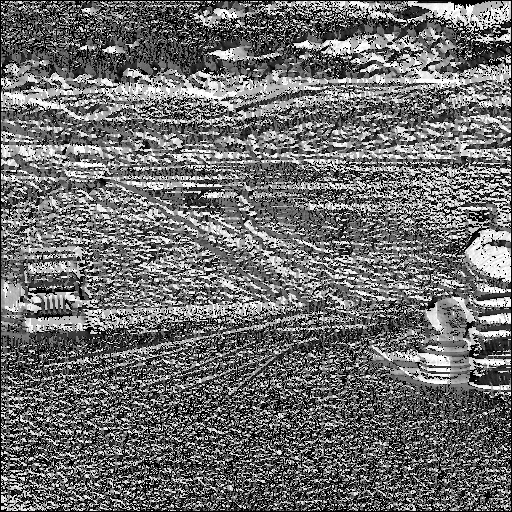
#> input picture hog.jpg, 512 x 512 px
$ python histogram_of_oriented_gradient.py hog.jpg motion.tiff   (older library calls are emulated)
#> lines starting #> are read from the running program, lines starting #| are printed output that depends on the picture; after the words box and inside, x2 and y2 are one past the last pixel; in counts of white or black regions, pixels touching at a corner belong together
#> further down, img is the input picture: shape (512, 512); min 0, max 255, mean 109.6
import cv2
import sys
import math
import numpy as np

def compute_hog(img,output_file_name):
    #break each quadrant into eight bins, total of 32
#> called with output_file_name = 'motion.tiff'
    quadrant_resolution=(math.pi/2)/8

    #compute gradient image
    gradient_img_x=cv2.Sobel(img,cv2.CV_64F,1,0)
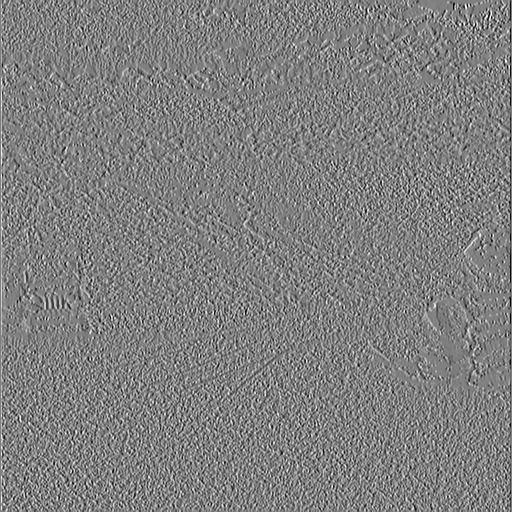
#> gradient_img_x: shape (512, 512) float64; min -1017, max 1008, mean 0.1; drawn with min black and max white
    gradient_img_y=cv2.Sobel(img,cv2.CV_64F,0,1)

    #boundary conditions
    gradient_img_y[gradient_img_x==0]=0
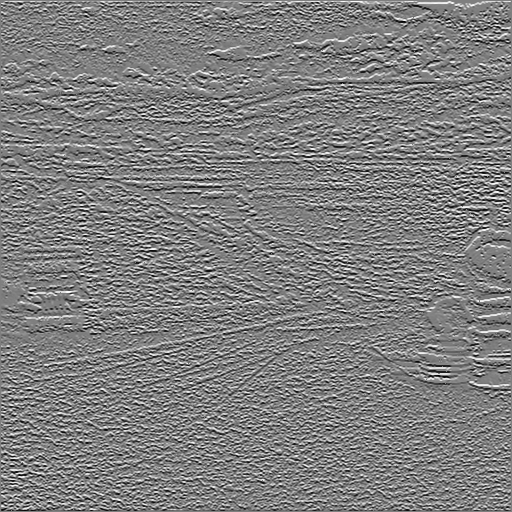
#> gradient_img_y: shape (512, 512) float64; min -1016, max 1018, mean -0.3; drawn with min black and max white
    gradient_img_x[gradient_img_x==0]=1
#> gradient_img_x: shape (512, 512) float64; 0.71% of pixels changed, all inside (x1, y1, x2, y2) = (0, 0, 512, 512)

    w,h=np.shape(gradient_img_x)
#> w = 512; h = 512
    oriented_img=np.zeros((w,h))

    #compute gradient orientation for each pixel
    oriented_img=np.arctan(gradient_img_y/gradient_img_x)
    oriented_img=np.floor(np.abs(oriented_img/quadrant_resolution))
    mask=(gradient_img_x<0) & (gradient_img_y>0)
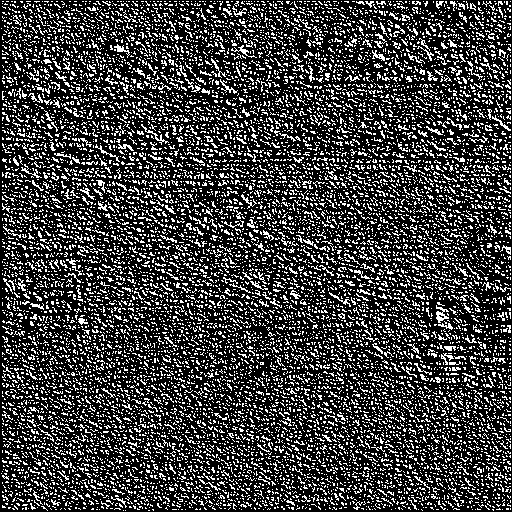
#> mask: shape (512, 512) bool; 24.5% white in thin lines or dots
    oriented_img[mask]=oriented_img[mask]+8
    mask=(gradient_img_x<0) & (gradient_img_y<0)
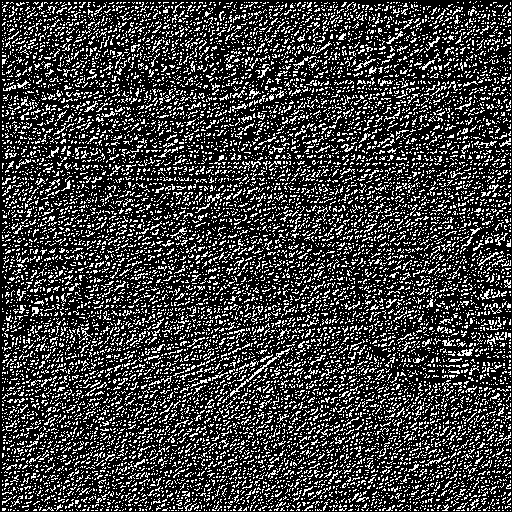
#> mask: shape (512, 512) bool; 24.6% white in thin lines or dots
    oriented_img[mask]=oriented_img[mask]+16
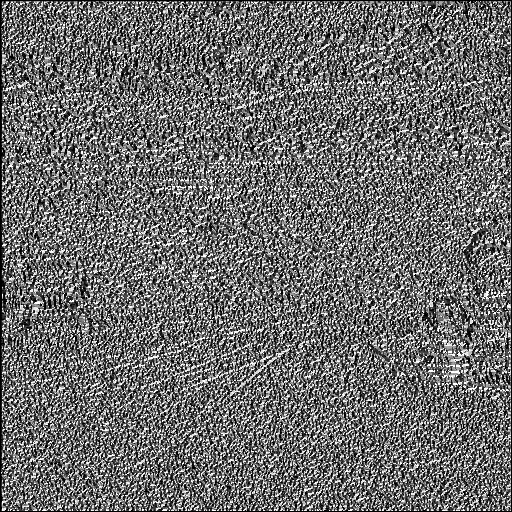
#> oriented_img: shape (512, 512) float64; min 0, max 23, mean 9.8; drawn with min black and max white
    mask=(gradient_img_x>0) & (gradient_img_y<0)
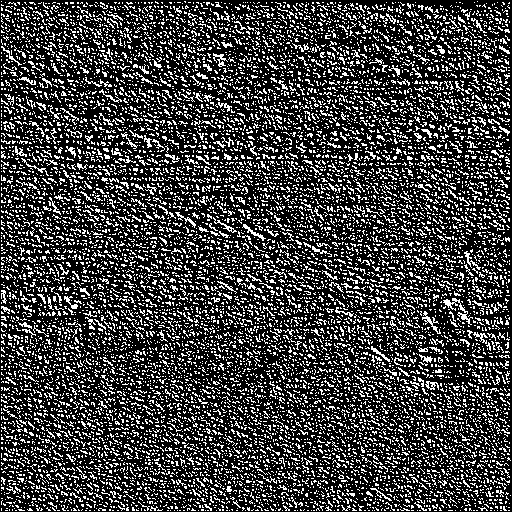
#> mask: shape (512, 512) bool; 24.9% white in thin lines or dots
    oriented_img[mask]=oriented_img[mask]+24
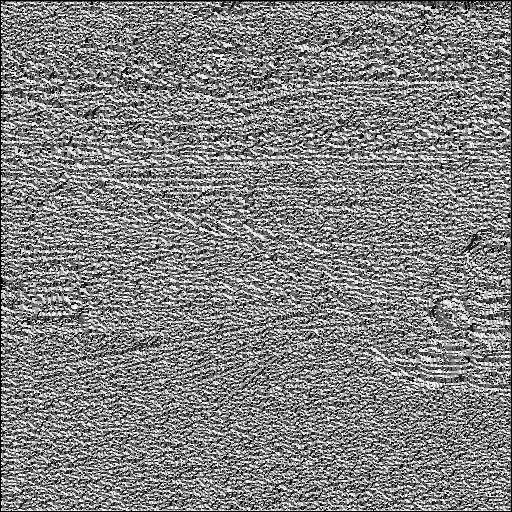
#> oriented_img: shape (512, 512) float64; min 0, max 31, mean 15.8; drawn with min black and max white

    #scaling back for visualisation
    min_oriented_img=np.min(oriented_img)
#> min_oriented_img = 0
    max_oriented_img=np.max(oriented_img)
#> max_oriented_img = 31
    visualise_oriented_img=(oriented_img-min_oriented_img)/(max_oriented_img-min_oriented_img)*255

    #write into an image
    cv2.imwrite(output_file_name,visualise_oriented_img)

    #turn into a histogram
    hog_vector=np.histogram(oriented_img,bins=32,range=(0,32))
    return hog_vector

if __name__=='__main__':
    img=cv2.imread(sys.argv[1],0)
    hog_vector=compute_hog(img,sys.argv[2])
    print(hog_vector)
#| (array([ 9806,  6235,  6413,  6986,  8084,  9089,  9932, 11448,  6404,
#|         6351,  6409,  7127,  8109,  8984,  9809, 11124,  6421,  6497,
#|         6296,  7070,  8060,  8931, 10010, 11323,  6456,  6458,  6617,
#|         6979,  8327,  9249, 10118, 11022]), array([ 0.,  1.,  2.,  3.,  4.,  5.,  6.,  7.,  8.,  9., 10., 11., 12.,
#|        13., 14., 15., 16., 17., 18., 19., 20., 21., 22., 23., 24., 25.,
#|        26., 27., 28., 29., 30., 31., 32.]))
